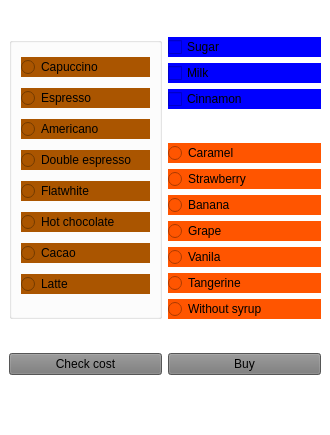
<?xml version="1.0" encoding="UTF-8"?>
<ui version="4.0">
 <class>CoffeeMachine</class>
 <widget class="QMainWindow" name="CoffeeMachine">
  <property name="geometry">
   <rect>
    <x>0</x>
    <y>0</y>
    <width>330</width>
    <height>435</height>
   </rect>
  </property>
  <property name="windowTitle">
   <string>CoffeeMachine</string>
  </property>
  <property name="styleSheet">
   <string notr="true">background-color:white;</string>
  </property>
  <widget class="QWidget" name="centralwidget">
   <layout class="QGridLayout" name="gridLayout">
    <item row="0" column="1">
     <layout class="QVBoxLayout" name="verticalLayout_3">
      <item>
       <widget class="QCheckBox" name="checkBoxSugar">
        <property name="styleSheet">
         <string notr="true">background-color:rgb(0, 0, 255)</string>
        </property>
        <property name="text">
         <string>Sugar</string>
        </property>
       </widget>
      </item>
      <item>
       <widget class="QCheckBox" name="checkBoxMilk">
        <property name="styleSheet">
         <string notr="true">background-color:rgb(0, 0, 255)</string>
        </property>
        <property name="text">
         <string>Milk</string>
        </property>
       </widget>
      </item>
      <item>
       <widget class="QCheckBox" name="checkBoxCinnamon">
        <property name="styleSheet">
         <string notr="true">background-color:rgb(0, 0, 255)</string>
        </property>
        <property name="text">
         <string>Cinnamon</string>
        </property>
       </widget>
      </item>
     </layout>
    </item>
    <item row="1" column="1">
     <layout class="QVBoxLayout" name="verticalLayout_2">
      <item>
       <widget class="QRadioButton" name="radioButtonCaramel">
        <property name="styleSheet">
         <string notr="true">background-color: rgb(255, 85, 0)</string>
        </property>
        <property name="text">
         <string>Caramel</string>
        </property>
       </widget>
      </item>
      <item>
       <widget class="QRadioButton" name="radioButtonStrawnerry">
        <property name="styleSheet">
         <string notr="true">background-color: rgb(255, 85, 0)</string>
        </property>
        <property name="text">
         <string>Strawberry</string>
        </property>
       </widget>
      </item>
      <item>
       <widget class="QRadioButton" name="radioButtonBanana">
        <property name="styleSheet">
         <string notr="true">background-color: rgb(255, 85, 0)</string>
        </property>
        <property name="text">
         <string>Banana</string>
        </property>
       </widget>
      </item>
      <item>
       <widget class="QRadioButton" name="radioButtonGrape">
        <property name="styleSheet">
         <string notr="true">background-color: rgb(255, 85, 0)</string>
        </property>
        <property name="text">
         <string>Grape</string>
        </property>
       </widget>
      </item>
      <item>
       <widget class="QRadioButton" name="radioButtonVanila">
        <property name="styleSheet">
         <string notr="true">background-color: rgb(255, 85, 0)</string>
        </property>
        <property name="text">
         <string>Vanila</string>
        </property>
       </widget>
      </item>
      <item>
       <widget class="QRadioButton" name="radioButtonTangerine">
        <property name="styleSheet">
         <string notr="true">background-color: rgb(255, 85, 0)</string>
        </property>
        <property name="text">
         <string>Tangerine</string>
        </property>
       </widget>
      </item>
      <item>
       <widget class="QRadioButton" name="radioButtonWithoutSyrup">
        <property name="styleSheet">
         <string notr="true">background-color: rgb(255, 85, 0)</string>
        </property>
        <property name="text">
         <string>Without syrup</string>
        </property>
       </widget>
      </item>
     </layout>
    </item>
    <item row="2" column="0">
     <widget class="QPushButton" name="pushButtonCheckCost">
      <property name="styleSheet">
       <string notr="true">background-color:rgb(120, 120, 120)</string>
      </property>
      <property name="text">
       <string>Check cost</string>
      </property>
     </widget>
    </item>
    <item row="2" column="1">
     <widget class="QPushButton" name="pushButtonBuy">
      <property name="styleSheet">
       <string notr="true">background-color:rgb(120, 120, 120)</string>
      </property>
      <property name="text">
       <string>Buy</string>
      </property>
     </widget>
    </item>
    <item row="0" column="0" rowspan="2">
     <widget class="QGroupBox" name="groupBoxDrinks">
      <layout class="QVBoxLayout" name="verticalLayout">
       <item>
        <widget class="QRadioButton" name="radioButtonCapuccino">
         <property name="styleSheet">
          <string notr="true">background-color:rgb(170, 85, 0);</string>
         </property>
         <property name="text">
          <string>Capuccino</string>
         </property>
        </widget>
       </item>
       <item>
        <widget class="QRadioButton" name="radioButtonEspresso">
         <property name="styleSheet">
          <string notr="true">background-color:rgb(170, 85, 0);</string>
         </property>
         <property name="text">
          <string>Espresso</string>
         </property>
        </widget>
       </item>
       <item>
        <widget class="QRadioButton" name="radioButtonAmericano">
         <property name="styleSheet">
          <string notr="true">background-color:rgb(170, 85, 0);</string>
         </property>
         <property name="text">
          <string>Americano</string>
         </property>
        </widget>
       </item>
       <item>
        <widget class="QRadioButton" name="radioButtonDoubleEspresso">
         <property name="styleSheet">
          <string notr="true">background-color:rgb(170, 85, 0);</string>
         </property>
         <property name="text">
          <string>Double espresso</string>
         </property>
        </widget>
       </item>
       <item>
        <widget class="QRadioButton" name="radioButtonFlatwhite">
         <property name="styleSheet">
          <string notr="true">background-color:rgb(170, 85, 0);</string>
         </property>
         <property name="text">
          <string>Flatwhite</string>
         </property>
        </widget>
       </item>
       <item>
        <widget class="QRadioButton" name="radioButtonHotChocolate">
         <property name="styleSheet">
          <string notr="true">background-color:rgb(170, 85, 0);</string>
         </property>
         <property name="text">
          <string>Hot chocolate</string>
         </property>
        </widget>
       </item>
       <item>
        <widget class="QRadioButton" name="radioButtonCacao">
         <property name="styleSheet">
          <string notr="true">background-color:rgb(170, 85, 0);</string>
         </property>
         <property name="text">
          <string>Cacao</string>
         </property>
        </widget>
       </item>
       <item>
        <widget class="QRadioButton" name="radioButtonLatte">
         <property name="styleSheet">
          <string notr="true">background-color:rgb(170, 85, 0);</string>
         </property>
         <property name="text">
          <string>Latte</string>
         </property>
        </widget>
       </item>
      </layout>
     </widget>
    </item>
   </layout>
  </widget>
  <widget class="QMenuBar" name="menubar">
   <property name="geometry">
    <rect>
     <x>0</x>
     <y>0</y>
     <width>330</width>
     <height>25</height>
    </rect>
   </property>
  </widget>
  <widget class="QStatusBar" name="statusbar"/>
 </widget>
 <resources/>
 <connections/>
</ui>
